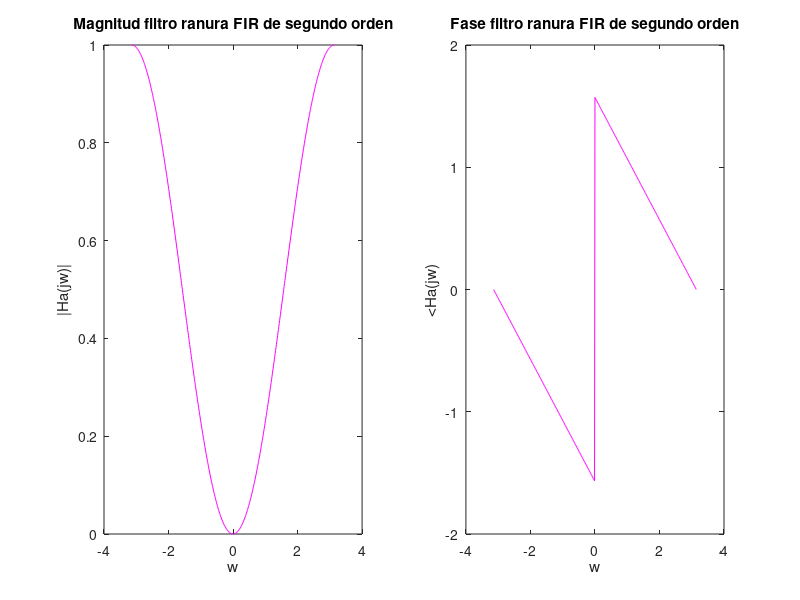

Write the MATLAB code that produced this figure.
%Ejercicio 7
%D:
% Con un tamaño de paso de 0.004 obtenemos Fs = 500 muestras/s
% T = 2 porque se estudia desde -pi a pi.
% Paso = Fs(m/s)*T(s) = # muestras

f = [-1:0.004:1];
w = 3.14*f;
w0 = 120*pi;
w1 = 400*pi;

% Inciso A: filtro de segundo orden 
b0 = 1/4;
% Funcion de magnitud |H(w)|

V1 = 2-2.*cos(w-w0);
V2 = 2-2.*cos(w+w0);
H = abs(b0).*sqrt(V1.*V2);

% Funcion de fase de H(w).
A = sin(w-w0);
B = 1-cos(w-w0);
C = sin(w+w0);
D = 1-cos(w+w0);
P = atan(A./B);%+atan(C./D);

figure(1)
subplot(1,2,1);
plot(w,H,"m");
title("Magnitud filtro ranura FIR de segundo orden")
xlabel('w');
ylabel('|Ha(jw)|');

subplot(1,2,2);
plot(w,P,"m");
title("Fase filtro ranura FIR de segundo orden")
xlabel('w');
ylabel('<Ha(jw)');

